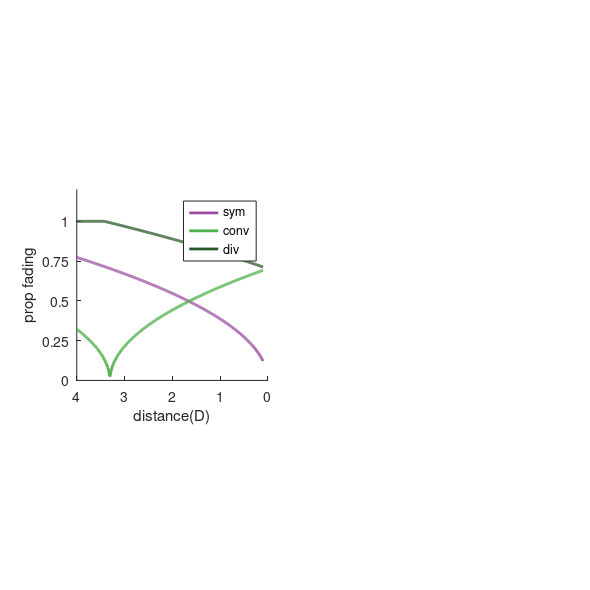

This chart was generated by the following MATLAB code: (Note: this script raises an error after producing the figure.)
%% Figure 12B

%use Eq. 8 to predict the amount of fading at various distances for
%the three configurations (symmetrical, nasal shift, temporal shift)

clear all;
close all;
IPD = 6; %in cm
Mf = 40; %each eye's field size, in deg

n = 1;
for D = 0.1:0.01:4 %diopters
    d = (1/D)*100; %distance in cm
    for asym_size = [-10 0 10] %amount of asymmetry between left and right half of Mf, nasal angle - temp angle)
        %negative = temporal shift, positive = nasal shift
        if asym_size == 0
            nasal_half = Mf/2;
            temp_half = Mf/2;
        else %nasal - temp > 0 --> nasal shift; nasal - temp < 0 --> temporal shift
            nasal_half = Mf/2+asym_size/2;
            temp_half = Mf/2-asym_size/2;
        end
        
        %use the x coordinates of Ll Lr Rl Rr
        %binocular = nasal half Lr - Rl (if postive, there's binocular)
        %total FOV = temporal half Rr - Ll
        Lr = d * tand(nasal_half) -IPD/2;
        Rl = -d * tand(nasal_half) +IPD/2;
        
        Ll = -d * tand(temp_half) -IPD/2;
        Rr = d * tand(temp_half) +IPD/2;
        
        max_edge = max([Lr Rr]);
        min_edge = min([Lr Rr]);
        %finding the angles
        T_fov = 2*atand(max_edge/d);
        B_reg = 2*atand(min_edge/d); %if negative, no binocular overlap
        propBino = B_reg / T_fov;
        
        u = 90-nasal_half;
        nearpt = tand(u) * (IPD/2);
        M_reg = (T_fov - B_reg)/2;
        Mratio = M_reg/Mf; %monocular region to monocular field ratio
        Fade = 1.405*sqrt(Mratio);
        
        %set boundaries
        if Fade >1
            Fade =1;
        elseif Fade <0
            Fade = 0;
        end
        
        if asym_size == 0
            data_sym(n,:) = [D d T_fov B_reg Fade Mratio];
        elseif asym_size>0 %nasal - temp > 0 --> nasal shift
            data_conv(n,:) = [D d T_fov B_reg Fade Mratio];
        elseif asym_size<0 %nasal - temp < 0 --> temporal shift
            data_div(n,:) = [D d T_fov B_reg Fade Mratio];
        end

    end
    
    n = n+1;
end

f = figure('Units', 'centimeters', 'Position', [0.1, 3, 15, 15], 'PaperPositionMode','Auto');
subplot(1,2,1);
hAx(1) = gca;
hold on;
plot(data_sym(:,1),data_sym(:,5),'-','Color',[154 80 159]./255,'LineWidth',2);
plot(data_conv(:,1),data_conv(:,5),'-','Color',[76 175 74]./255,'LineWidth',2);
plot(data_div(:,1),data_div(:,5),'-','Color',[76 175 74]./255*0.5,'LineWidth',2);
plot([0 4],[Mf,Mf],'k--','HandleVisibility','off'); 
legend('sym','conv','div','Location','Best');
xlabel('diopters (1/meter)');
ylim([0 1.2]);
axis square;

ylabel('prop fading');
yticks([0 0.25 0.5 0.75 1]);

xlabel('distance(D)');
set(hAx(1), 'Xdir', 'reverse')


hAx(2)=axes('Position',hAx(1).Position,'XAxisLocation','top','YAxisLocation','right','color','none');
set(hAx(2),'ytick',[]);
xlim([0,4]);
xlist = [0 1 2 3 4];
xticks(xlist);
xticklabels({'infinity','100','50','33','25'})
xlabel('distance(cm)');
set(hAx(2), 'Xdir', 'reverse')
title('Different Frustum Configuration');
axis square;
